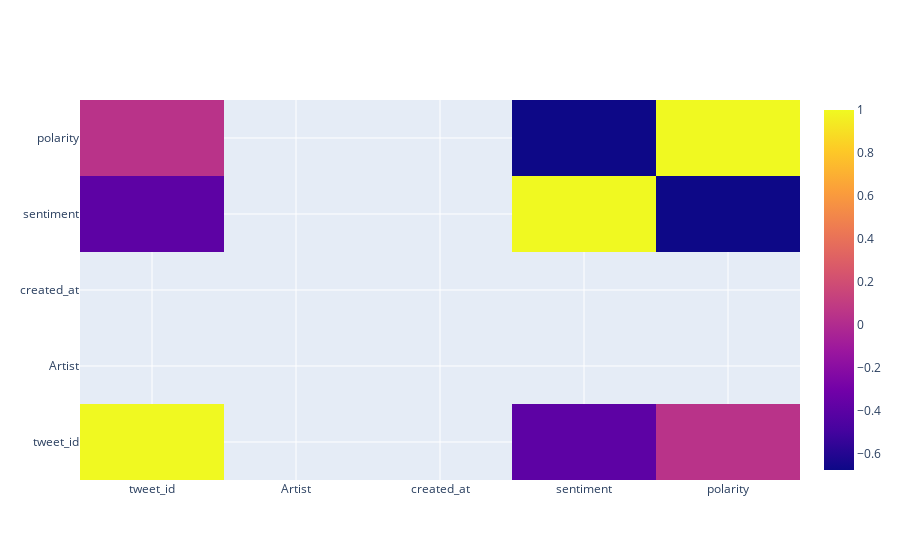

The notebook cell this image was saved under:
### Code cell
correl = sen_data.corr()

trace = go.Heatmap(z=correl.values,
                   x=correl.index.values,
                   y=correl.columns.values)
data=[trace]
plotly.offline.iplot(data, filename='basic-heatmap')

### Figure 1 — Plotly figure (JSON) as saved in the notebook; plotly's stock layout.template omitted (floating-point values rounded to 4 significant figures)
{"data": [{"type": "heatmap", "x": ["tweet_id", "Artist", "created_at", "sentiment", "polarity"], "y": ["tweet_id", "Artist", "created_at", "sentiment", "polarity"], "z": [[1, null, null, -0.3915, 0.04557], [null, null, null, null, null], [null, null, null, null, null], [-0.3915, null, null, 1, -0.6773], [0.04557, null, null, -0.6773, 1]]}], "layout": {}}
